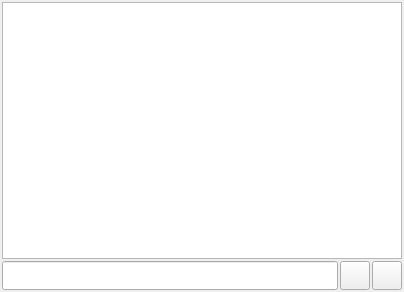
<?xml version="1.0" encoding="UTF-8"?>
<ui version="4.0">
 <class>Form</class>
 <widget class="QWidget" name="Form">
  <property name="geometry">
   <rect>
    <x>0</x>
    <y>0</y>
    <width>404</width>
    <height>292</height>
   </rect>
  </property>
  <property name="contextMenuPolicy">
   <enum>Qt::CustomContextMenu</enum>
  </property>
  <property name="windowTitle">
   <string>Form</string>
  </property>
  <layout class="QGridLayout" name="gridLayout">
   <property name="leftMargin">
    <number>2</number>
   </property>
   <property name="topMargin">
    <number>2</number>
   </property>
   <property name="rightMargin">
    <number>2</number>
   </property>
   <property name="bottomMargin">
    <number>2</number>
   </property>
   <property name="spacing">
    <number>2</number>
   </property>
   <item row="1" column="0">
    <widget class="KLineEdit" name="filter_line_edit">
     <property name="sizePolicy">
      <sizepolicy hsizetype="Expanding" vsizetype="Preferred">
       <horstretch>0</horstretch>
       <verstretch>0</verstretch>
      </sizepolicy>
     </property>
     <property name="clearButtonEnabled">
      <bool>true</bool>
     </property>
    </widget>
   </item>
   <item row="1" column="1">
    <widget class="QToolButton" name="filter_case_sensitive_button">
     <property name="text">
      <string/>
     </property>
     <property name="icon">
      <iconset theme="format-text-uppercase">
       <normaloff>../../../../</normaloff>../../../../</iconset>
     </property>
     <property name="iconSize">
      <size>
       <width>22</width>
       <height>22</height>
      </size>
     </property>
     <property name="checkable">
      <bool>true</bool>
     </property>
    </widget>
   </item>
   <item row="1" column="2">
    <widget class="QToolButton" name="reload_button">
     <property name="text">
      <string/>
     </property>
     <property name="icon">
      <iconset theme="view-refresh-symbolic"/>
     </property>
     <property name="iconSize">
      <size>
       <width>22</width>
       <height>22</height>
      </size>
     </property>
    </widget>
   </item>
   <item row="0" column="0" colspan="3">
    <widget class="QTreeView" name="tree_view">
     <property name="sizePolicy">
      <sizepolicy hsizetype="MinimumExpanding" vsizetype="Expanding">
       <horstretch>0</horstretch>
       <verstretch>0</verstretch>
      </sizepolicy>
     </property>
     <property name="minimumSize">
      <size>
       <width>400</width>
       <height>0</height>
      </size>
     </property>
     <property name="contextMenuPolicy">
      <enum>Qt::CustomContextMenu</enum>
     </property>
     <property name="alternatingRowColors">
      <bool>true</bool>
     </property>
     <property name="selectionMode">
      <enum>QAbstractItemView::ExtendedSelection</enum>
     </property>
     <property name="selectionBehavior">
      <enum>QAbstractItemView::SelectRows</enum>
     </property>
     <property name="uniformRowHeights">
      <bool>true</bool>
     </property>
     <property name="sortingEnabled">
      <bool>false</bool>
     </property>
     <property name="animated">
      <bool>true</bool>
     </property>
     <property name="allColumnsShowFocus">
      <bool>true</bool>
     </property>
     <property name="headerHidden">
      <bool>false</bool>
     </property>
     <attribute name="headerVisible">
      <bool>true</bool>
     </attribute>
     <attribute name="headerStretchLastSection">
      <bool>true</bool>
     </attribute>
    </widget>
   </item>
  </layout>
 </widget>
 <customwidgets>
  <customwidget>
   <class>KLineEdit</class>
   <extends>QLineEdit</extends>
   <header>klineedit.h</header>
  </customwidget>
 </customwidgets>
 <resources/>
 <connections/>
</ui>
